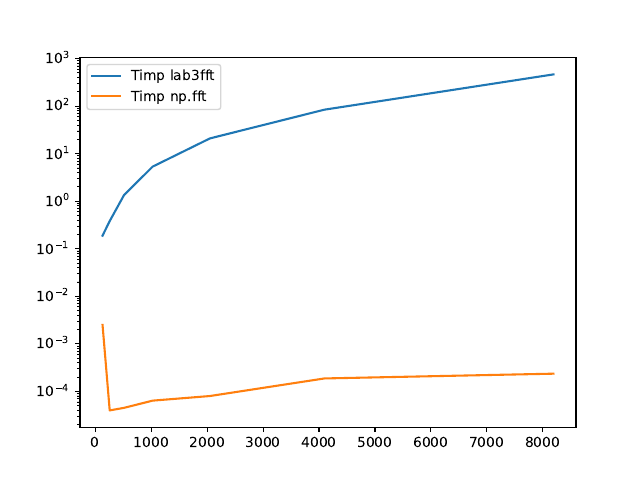

Recreate this plot in Python.
import matplotlib.pyplot as plt
import numpy as np
import os
from time import time
import math

def lab3fft(n):
    matriceFourier = np.zeros((n, n), dtype=complex)
    for linie in range(n):
        for coloana in range(n):
            matriceFourier[linie, coloana] = (1 / np.sqrt(n)) * math.e ** (-2 * np.pi * 1j * linie * coloana / n)
    return matriceFourier

N = [128, 256, 512, 1024, 2048, 4096, 8192]
timplab = []
timpfft = []

if os.path.exists("timpi_lab.npy"):
    timplab = list(np.load("timpi_lab.npy"))
else:
    # calculeaza timpii pentru fiecare N
    for n in N:
        filename = f"matricelab_{n}.npy"
        if not os.path.exists(filename):
            start = time()
            matricelab = lab3fft(n)
            end = time()
            np.save(filename, matricelab)
            timplab.append(end - start)
        else:
            # Placeholder pt dim consistenta
            timplab.append(np.nan)
    # salveaza timpii
    np.save("timpi_lab.npy", timplab)

# calculeaza numpy.fft
for n in N:
    start = time()
    np.fft.fft(np.zeros(n))
    end = time()
    timpfft.append(end - start)


# graficele
fig, ax = plt.subplots()
ax.set_yscale('log')
ax.plot(N, timplab, label="Timp lab3fft")
ax.plot(N, timpfft, label="Timp np.fft")
ax.legend()
fig.savefig('ex1.pdf')
fig.savefig('ex1.png')
plt.show()
